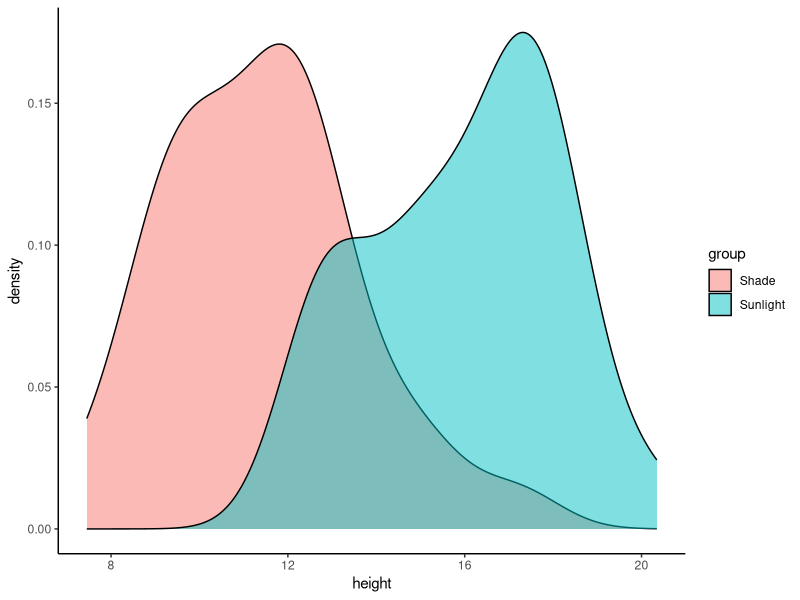
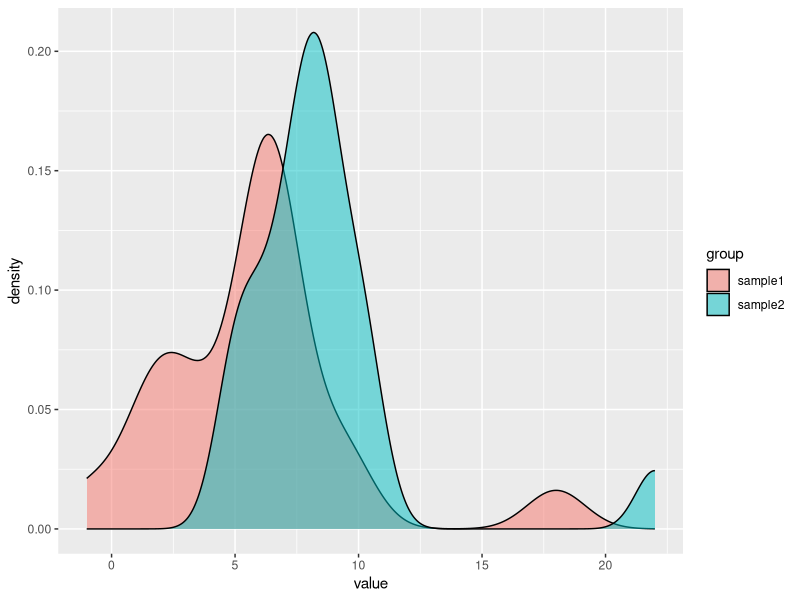
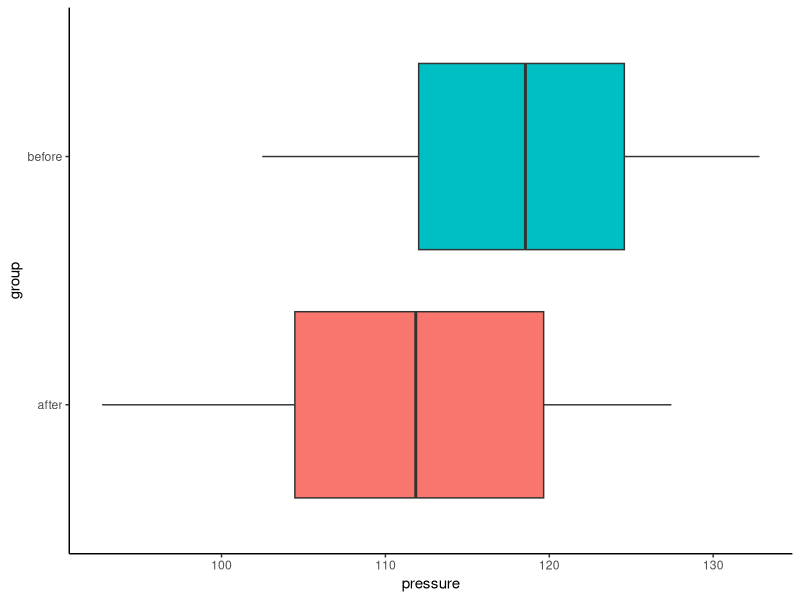

Reproduce these figures in R, in order. (Note: this script raises an error after producing the figures.)
## ---- chunk 1
knitr::opts_chunk$set(echo = TRUE)
library(dplyr)
library(tidyr)
library(ggplot2)
## ---- chunk 2
data_sunlight_plant = 
  data.frame(group = factor(rep(c("Sunlight", "Shade"), each = 30)),
             height = c(rnorm(30, mean = 15, sd = 2), 
                        rnorm(30, mean = 12, sd = 2)))

data_sunlight_plant %>% str() #!
## ---- chunk 3
ggplant = data_sunlight_plant %>%  
  ggplot(aes(x=height,fill=group)) +
  theme_classic()

# ggplant + geom_boxplot(aes(y=group)) + theme(legend.position = "none")
ggplant + geom_density(alpha=0.5)
# ggplant + geom_histogram(alpha=0.8, binwidth=1, alpha=0.6, col='black')

## ---- chunk 4
x = rnorm(10, mean=2, sd=2)
t.test(x)
## ---- chunk 5
x1 = rnorm(10, mean=2, sd = 4)
x2 = rnorm(10, mean=-1, sd=2)
# boxplot(x1, x2, horizontal = T)
t.test(x1,x2)
## ---- chunk 6
# t.test(height ~ group, data = data_sunlight_plant, var.equal = TRUE) # Classic t-test
t.test(height ~ group, 
       data = data_sunlight_plant) # Welch t-test
## ---- chunk 7
sample1 = c(rnorm(20, 5, 2), 18)
sample2 = c(rnorm(20, 7, 2), 22)

data_sample = data.frame(group = rep(c("sample1", "sample2"), each=21),
                         value = c(sample1, sample2))
## ---- chunk 8
data_sample %>%  ggplot(aes(x = value, fill=group)) + geom_density(alpha=0.5)
## ---- chunk 9
t.test(value ~ group,
       data=data_sample)

wilcox.test(value ~ group,
            data=data_sample)
## ---- chunk 10
before <- rnorm(20, mean = 120, sd = 10)
after <- before + rnorm(20, mean = -5, sd = 5)

data_pressure = data.frame(
 pressure = c(before, after),
 group = factor(rep(c('before', 'after'), each=20))
)

data_pressure %>% head() 
## ---- chunk 11
ggpress = data_pressure %>%  
  ggplot(aes(x=pressure, fill=group)) +
  theme_classic()

ggpress + geom_boxplot(aes(y=group)) + theme(legend.position = "none")
# ggplant + geom_density(alpha=0.5)
# ggplant + geom_histogram(alpha=0.8, binwidth=1)
## ---- chunk 12
t.test(pressure ~ group,
       data = data_pressure,
       paired = TRUE) # <---- !!!
## ---- chunk 13
sample_before = c(rnorm(20, 5, 2), 18)
sample_after = sample_before + rnorm(21, 1, 2)

data_before_after = data.frame(group = rep(c("before", "after"), each=21),
                         value = c(sample_before, sample_after))
## ---- chunk 14
data_before_after %>%  ggplot(aes(x = value, fill=group)) + geom_density(alpha=0.5)
## ---- chunk 15
wilcox.test(value ~ group,
            data=data_before_after,
            paired = TRUE) ## <---
## ---- chunk 16
data_cure = data.frame(
  Outcome = factor(rep(c('Cured', 'Not cured'), e=18)),
  Group = factor(c(rep("Treatment", 12), rep("Placebo", 6), rep("Treatment", 8), rep("Placebo", 10))))

data_cure %>%  head()
## ---- chunk 17
contingency_table = table(data_cure$Outcome, data_cure$Group)
contingency_table
## ---- chunk 18
chisq.test(contingency_table, 
           # correct = F
           )
## ---- chunk 19
data_knockout = data.frame(
  Outcome = factor(rep(c('Disease', 'No disease'), e=5)),
  Group = factor(c("Knockout", rep("Control", 4), rep("Knockout", 3), rep("Control", 2))))

data_knockout %>%  head()
## ---- chunk 20
contingency_table_1 = table(data_knockout$Group, data_knockout$Outcome)
contingency_table_1
## ---- chunk 21
fisher.test(contingency_table_1)
## ---- chunk 22
plant_height_df = data.frame(
  # Sunlight_hrs_per_day = c(4,5,5,6,6,7,8,8,9,10),
  # Plant_height = c(10.2, 11.5, 11.9, 13.4, 13.8, 14, 15, 16.2, 17.8, 18.3)
  Sunlight_hrs_per_day = rep(4:10, e=4),
  Plant_height = rep(4:10, e=4) + rnorm(28,0,2)
)

head(plant_height_df)
## ---- chunk 23
plot(x = plant_height_df$Sunlight_hrs_per_day, 
     y=plant_height_df$Plant_height, 
     main = NULL, 
     xlab = "Sunlight (hrs/day)", 
     ylab = "Plant height", pch=19, col='blue')
## ---- chunk 24
cor(plant_height_df)
# cor(iris %>%select(where(is.numeric)))
## ---- chunk 25
cor.test(plant_height_df$Sunlight_hrs_per_day, 
         plant_height_df$Plant_height)
## ---- chunk 26
x1=rnorm(500)
y1=rnorm(500)
plot(x1,y1)
## ---- chunk 27
cor.test(x1,y1)
## ---- chunk 28
x = runif(50, -10, 10)
y = (x + rnorm(50, 0, 2))^3
plot(x,y, pch=19)
## ---- chunk 29
cor(x,y)
cor(x,y, method = "spearman")
# cor(x,y, method = "kendall")
## ---- chunk 30
x = c(rnorm(20,0,3), c(15, 19))
y = c(x[1:20] + c(rnorm(20,0,1)), 0, 0)
plot(x,y, pch=19)
## ---- chunk 31
cor(x,y)
cor(x,y, method = "spearman")
# cor(x,y, method = "kendall")
## ---- chunk 32
nutrients <- rnorm(50, mean = 10, sd = 3)
height <- 2 * nutrients + rnorm(50, mean = 0, sd = 5)

data_plant_nutrient <- data.frame(nutrients, height)
## ---- chunk 33
plot(nutrients, height, main = "Nutrients vs Height",
     xlab = "Nutrients", ylab = "Height",
     pch=19)
## ---- chunk 34
model <- lm(height ~ nutrients, data = data_plant_nutrient)
model
## ---- chunk 35
plot(nutrients, height, main = "Nutrients vs Height",
     xlab = "Nutrients", ylab = "Height",
     pch=19)
abline(model, col = "red", lwd=3)
legend("topleft",
       legend = c("y_pred"),
       col = c('red'),
       bty = 'n', lwd=3)
## ---- chunk 36
summary_model = summary(model)
summary_model
## ---- chunk 37
# model$coefficients
coefficients(model)
## ---- chunk 38
# summary_model$coefficients[,3:4]
summary_model$coefficients
## ---- chunk 39
summary_model$sigma
## ---- chunk 40
summary_model$r.squared
## ---- chunk 41
summary_model$adj.r.squared
## ---- chunk 42
# pf(summary_model$fstatistic[1], summary_model$fstatistic[2], 
   # summary_model$fstatistic[3], lower.tail = FALSE)

summary_model$fstatistic
## ---- chunk 43
anova(model)
## ---- chunk 44
sunlight_hrs = rep(5:9, each=10) + rnorm(50, 0, 1)
data_plant_nutrient = data_plant_nutrient %>% arrange(height) %>%  cbind(sunlight_hrs)
data_plant_nutrient %>% str()
## ---- chunk 45
plot(data_plant_nutrient$height, data_plant_nutrient$sunlight_hrs, 
     main = "Sunlight vs Height",
     xlab = "Sunlight", ylab = "Height",
     pch=19)
## ---- chunk 46
model_mullti = lm(height ~ sunlight_hrs + nutrients, data = data_plant_nutrient)
summary(model_mullti)
## ---- chunk 47
# model_mullti = lm(height ~ nutrients + sunlight_hrs + nutrients:sunlight_hrs, data = data_plant_nutrient)
model_mullti_interact = lm(height ~ nutrients * sunlight_hrs, data = data_plant_nutrient)
summary(model_mullti_interact)
## ---- chunk 48
anova(model, model_mullti_interact)
## ---- chunk 49
data_plant_nutrient %>% 
  ggplot(aes(x=nutrients, y=height)) +
  geom_point(col='blue', show.legend = T) +
  geom_smooth(formula = y ~ x, method = 'lm', show.legend = T) + ## <---- creates model and plots the line
  theme_bw()
## ---- chunk 50
qqnorm(data_sunlight_plant %>%  filter(group=='Sunlight') %>%  pull(height))
qqline(data_sunlight_plant %>%  filter(group=='Sunlight') %>%  pull(height))

qqnorm(data_sunlight_plant %>%  filter(group=='Shade') %>%  pull(height))
qqline(data_sunlight_plant %>%  filter(group=='Shade') %>%  pull(height))

## ---- chunk 51
qqnorm(data_pressure %>%  filter(group=='before') %>%  pull(pressure))
qqline(data_pressure %>%  filter(group=='before') %>%  pull(pressure))

qqnorm(data_pressure %>%  filter(group=='after') %>%  pull(pressure))
qqline(data_pressure %>%  filter(group=='after') %>%  pull(pressure))
## ---- chunk 52
observed <- c(435, 150, 160, 55)
expected <- c(9, 3, 3, 1) / sum(c(9, 3, 3, 1)) * sum(observed)

## ---- chunk 53
barplot(rbind(observed, expected), 
        beside = TRUE, 
        col = c("blue", "red"), 
        legend = c("Observed", "Expected"))
## ---- chunk 54
chisq.test(x=observed, p=expected/sum(expected))
